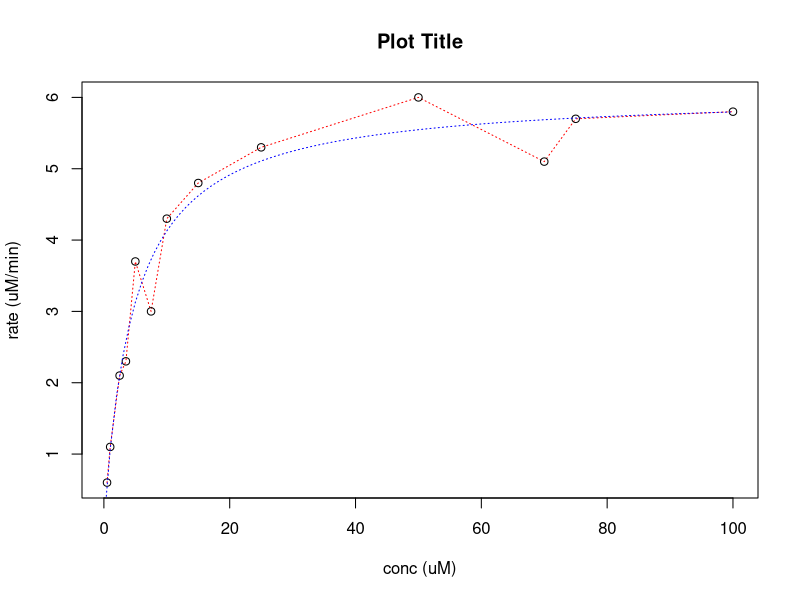
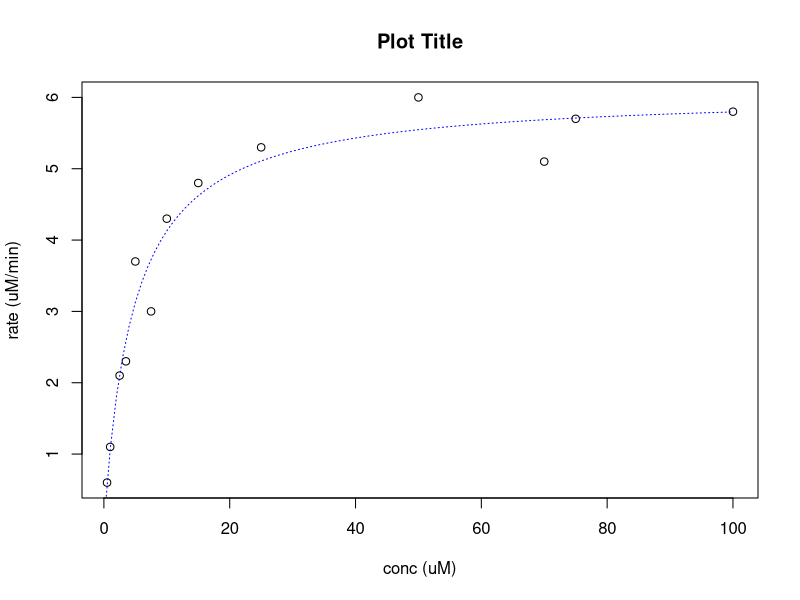
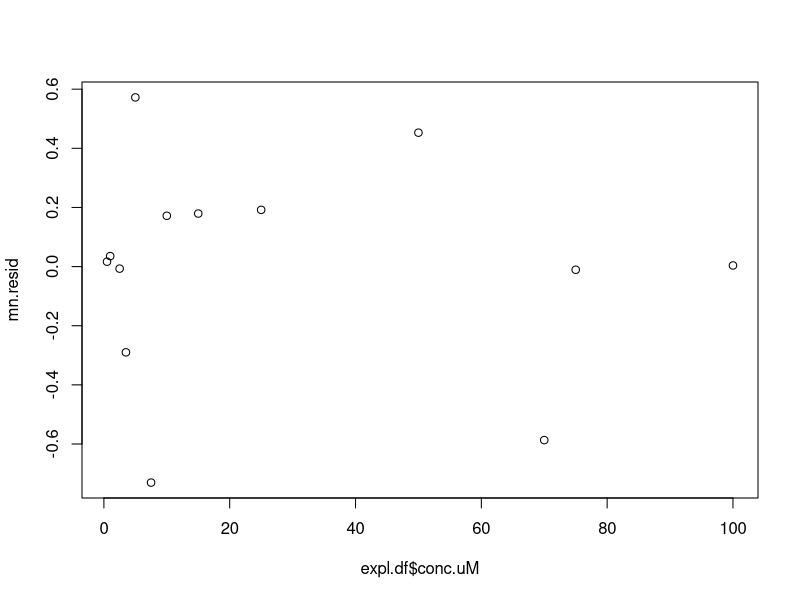

The R script that drew these images, in order:
## ---- chunk 1
knitr::opts_chunk$set(echo = TRUE)
rm(list = ls())
## ---- chunk 2
# Data probe
conc.uM <- c(0.5, 1, 2.5, 3.5, 5, 7.5, 10, 15, 25, 50, 70, 75, 100)
rate <- c(0.6, 1.1, 2.1, 2.3, 3.7, 3.0, 4.3, 4.8, 5.3, 6.0, 5.1, 5.7, 5.8)
# creation of data frame
expl.df <- data.frame(conc.uM, rate)
# ploting data
plot(conc.uM, rate, 
    main = "Plot Title",
    xlab = "conc (uM)",
    ylab = "rate (uM/min)",
    lines(conc.uM, rate, lty = "dotted", col = "red"))
    # Upper line creates a line which joins all points with a red-dotted line
### Fit Michelis-Menten equation
mn.nls <- nls(rate ~ (Vmax * conc.uM / (Km + conc.uM)),
              data = expl.df,
              start = list(Km = 5, Vmax = 6))
summary(mn.nls)
#### Extraction coefficients
Km <- unname(coef(mn.nls) ["Km"])
Vmax <- unname(coef(mn.nls)["Vmax"])
#### Plotting data and line of best fit
x <- c(0:100)
y <- (Vmax * x / (Km + x))
lines(x, y, lty = "dotted", col = "blue")
## ---- chunk 3
### Fit Michelis-Menten equation
mn.nls <- nls(rate ~ (Vmax * conc.uM / (Km + conc.uM)),
              data = expl.df,
              start = list(Km = 5, Vmax = 6))
summary(mn.nls)
#### Extraction coefficients
Km <- unname(coef(mn.nls) ["Km"])
Vmax <- unname(coef(mn.nls)["Vmax"])
#### Plotting data and line of best fit
x <- c(0:100)
y <- (Vmax * x / (Km + x))
plot(conc.uM, rate, 
     main = "Plot Title",
     xlab = "conc (uM)",
     ylab = "rate (uM/min)")
lines(x,y, lty = "dotted", col = "blue")
coef(mn.nls)
#### Confidence intervals of parameters
confint(mn.nls)
#### Look at residuals and plot
mn.resid <- resid(mn.nls)
plot(expl.df$conc.uM, mn.resid)
#### add weighting to fit
expl.df$weight <- 1/expl.df$conc^2
mn.weight.nls <- nls(rate ~ (Vmax * conc.uM / (Km + conc.uM)),
                     data = expl.df,
                     start = list(Km = 5, Vmax = 6),
                     weight = expl.df$weight)
summary(mn.weight.nls)
